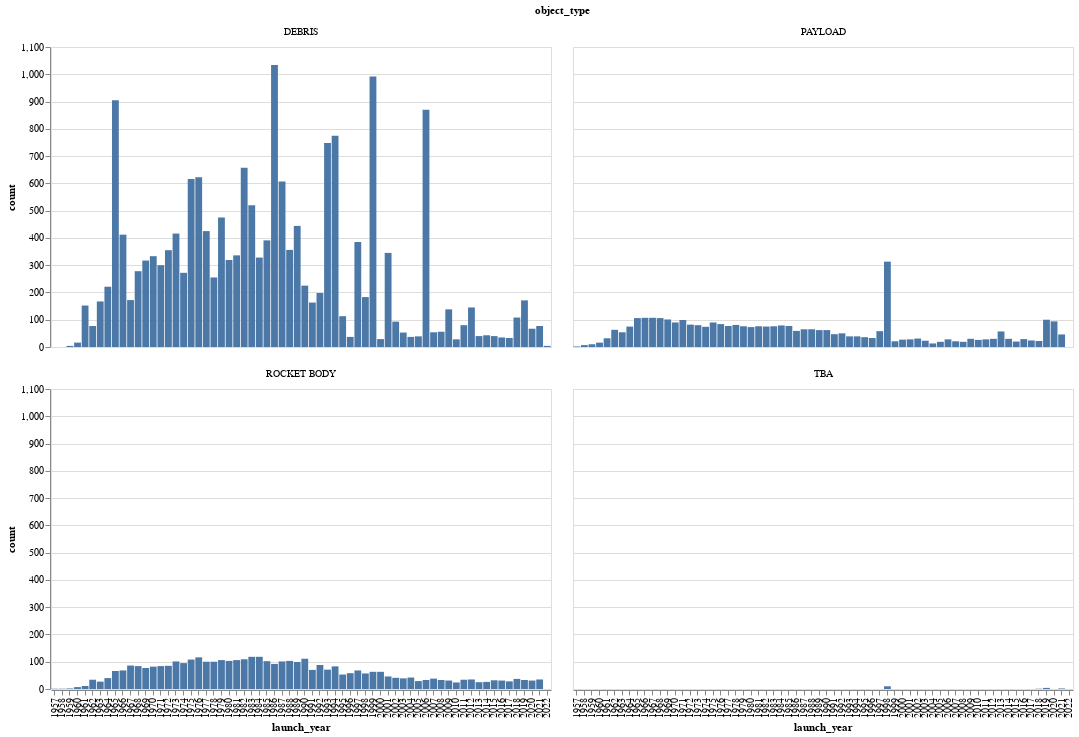

The cell this chart's notebook holds for it:
### Code cell
alt.Chart(all_grouped).mark_bar().encode(
    x="launch_year:O",
    y="count",
    facet=alt.Facet("object_type", columns=2),
).properties(width=500, height=300)

### Figure 1 — Vega-Lite specification as saved in the notebook (floating-point values rounded to 4 significant figures; data arrays with more than 128 entries replaced by an {"elided": "..."} marker saying what was removed)
{"config": {"view": {"continuousWidth": 400, "continuousHeight": 300}}, "data": {"name": "data-48bd1db2ba3a79c60b22c92fa823118b"}, "mark": "bar", "encoding": {"facet": {"columns": 2, "field": "object_type", "type": "nominal"}, "x": {"field": "launch_year", "type": "ordinal"}, "y": {"field": "count", "type": "quantitative"}}, "height": 300, "width": 500, "$schema": "https://vega.github.io/schema/vega-lite/v4.17.0.json", "datasets": {"data-48bd1db2ba3a79c60b22c92fa823118b": {"elided": "198 records"}}}
